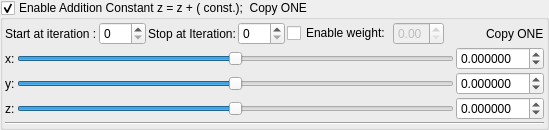
    <widget class="MyGroupBox" name="groupCheck_transform_additionConstant1_enabled">
     <property name="title">
      <string>Enable Addition Constant z = z + ( const.);  Copy ONE</string>
     </property>
     <property name="checkable">
      <bool>true</bool>
     </property>
     <layout class="QVBoxLayout" name="verticalLayout_11" stretch="0,0,0">
      <property name="spacing">
       <number>2</number>
      </property>
      <property name="leftMargin">
       <number>2</number>
      </property>
      <property name="topMargin">
       <number>2</number>
      </property>
      <property name="rightMargin">
       <number>2</number>
      </property>
      <property name="bottomMargin">
       <number>2</number>
      </property>
      <item>
       <layout class="QGridLayout" name="gridLayout_3">
        <property name="leftMargin">
         <number>0</number>
        </property>
        <property name="topMargin">
         <number>0</number>
        </property>
        <item row="0" column="3">
         <widget class="MySpinBox" name="spinboxInt_transform_additionConstant1_stop_iterations">
          <property name="sizePolicy">
           <sizepolicy hsizetype="Minimum" vsizetype="Maximum">
            <horstretch>0</horstretch>
            <verstretch>0</verstretch>
           </sizepolicy>
          </property>
          <property name="maximum">
           <number>250</number>
          </property>
         </widget>
        </item>
        <item row="0" column="2">
         <widget class="QLabel" name="label_52">
          <property name="text">
           <string>Stop at Iteration:</string>
          </property>
         </widget>
        </item>
        <item row="0" column="6">
         <widget class="MyDoubleSpinBox" name="spinbox_transform_additionConstant1_weight">
          <property name="enabled">
           <bool>false</bool>
          </property>
          <property name="sizePolicy">
           <sizepolicy hsizetype="Minimum" vsizetype="Maximum">
            <horstretch>0</horstretch>
            <verstretch>0</verstretch>
           </sizepolicy>
          </property>
          <property name="decimals">
           <number>2</number>
          </property>
          <property name="minimum">
           <double>0.000000000000000</double>
          </property>
          <property name="maximum">
           <double>1.000000000000000</double>
          </property>
          <property name="singleStep">
           <double>0.100000000000000</double>
          </property>
         </widget>
        </item>
        <item row="0" column="1">
         <widget class="MySpinBox" name="spinboxInt_transform_additionConstant1_start_iterations">
          <property name="sizePolicy">
           <sizepolicy hsizetype="Minimum" vsizetype="Maximum">
            <horstretch>0</horstretch>
            <verstretch>0</verstretch>
           </sizepolicy>
          </property>
          <property name="minimum">
           <number>0</number>
          </property>
          <property name="maximum">
           <number>250</number>
          </property>
          <property name="value">
           <number>0</number>
          </property>
         </widget>
        </item>
        <item row="0" column="8">
         <widget class="QLabel" name="label_116">
          <property name="text">
           <string>Copy ONE</string>
          </property>
         </widget>
        </item>
        <item row="0" column="0">
         <widget class="QLabel" name="label_49">
          <property name="sizePolicy">
           <sizepolicy hsizetype="Preferred" vsizetype="Preferred">
            <horstretch>0</horstretch>
            <verstretch>0</verstretch>
           </sizepolicy>
          </property>
          <property name="text">
           <string>Start at iteration :</string>
          </property>
         </widget>
        </item>
        <item row="0" column="7">
         <spacer name="horizontalSpacer_2">
          <property name="orientation">
           <enum>Qt::Horizontal</enum>
          </property>
          <property name="sizeHint" stdset="0">
           <size>
            <width>40</width>
            <height>20</height>
           </size>
          </property>
         </spacer>
        </item>
        <item row="0" column="4">
         <widget class="QCheckBox" name="checkBox_transform_additionConstant1_weight_enabled">
          <property name="text">
           <string>Enable weight:</string>
          </property>
         </widget>
        </item>
       </layout>
      </item>
      <item>
       <layout class="QGridLayout" name="gridLayout_13">
        <property name="spacing">
         <number>2</number>
        </property>
        <item row="2" column="2">
         <widget class="MyDoubleSpinBox" name="spinbox3_transform_additionConstant1_z">
          <property name="sizePolicy">
           <sizepolicy hsizetype="Minimum" vsizetype="Maximum">
            <horstretch>0</horstretch>
            <verstretch>0</verstretch>
           </sizepolicy>
          </property>
          <property name="decimals">
           <number>6</number>
          </property>
          <property name="minimum">
           <double>-99.989999999999995</double>
          </property>
          <property name="singleStep">
           <double>0.100000000000000</double>
          </property>
         </widget>
        </item>
        <item row="1" column="2">
         <widget class="MyDoubleSpinBox" name="spinbox3_transform_additionConstant1_y">
          <property name="sizePolicy">
           <sizepolicy hsizetype="Minimum" vsizetype="Maximum">
            <horstretch>0</horstretch>
            <verstretch>0</verstretch>
           </sizepolicy>
          </property>
          <property name="decimals">
           <number>6</number>
          </property>
          <property name="minimum">
           <double>-99.989999999999995</double>
          </property>
          <property name="singleStep">
           <double>0.100000000000000</double>
          </property>
         </widget>
        </item>
        <item row="0" column="2">
         <widget class="MyDoubleSpinBox" name="spinbox3_transform_additionConstant1_x">
          <property name="sizePolicy">
           <sizepolicy hsizetype="Minimum" vsizetype="Maximum">
            <horstretch>0</horstretch>
            <verstretch>0</verstretch>
           </sizepolicy>
          </property>
          <property name="prefix">
           <string/>
          </property>
          <property name="decimals">
           <number>6</number>
          </property>
          <property name="minimum">
           <double>-99.989999999999995</double>
          </property>
          <property name="singleStep">
           <double>0.100000000000000</double>
          </property>
         </widget>
        </item>
        <item row="0" column="0">
         <widget class="QLabel" name="label_3">
          <property name="text">
           <string>x:</string>
          </property>
         </widget>
        </item>
        <item row="2" column="1">
         <widget class="QSlider" name="slider3_transform_additionConstant1_z">
          <property name="sizePolicy">
           <sizepolicy hsizetype="Expanding" vsizetype="Maximum">
            <horstretch>0</horstretch>
            <verstretch>0</verstretch>
           </sizepolicy>
          </property>
          <property name="minimum">
           <number>-5000000</number>
          </property>
          <property name="maximum">
           <number>5000000</number>
          </property>
          <property name="orientation">
           <enum>Qt::Horizontal</enum>
          </property>
         </widget>
        </item>
        <item row="2" column="0">
         <widget class="QLabel" name="label_11">
          <property name="text">
           <string>z:</string>
          </property>
         </widget>
        </item>
        <item row="0" column="1">
         <widget class="QSlider" name="slider3_transform_additionConstant1_x">
          <property name="sizePolicy">
           <sizepolicy hsizetype="Expanding" vsizetype="Maximum">
            <horstretch>0</horstretch>
            <verstretch>0</verstretch>
           </sizepolicy>
          </property>
          <property name="minimum">
           <number>-5000000</number>
          </property>
          <property name="maximum">
           <number>5000000</number>
          </property>
          <property name="orientation">
           <enum>Qt::Horizontal</enum>
          </property>
         </widget>
        </item>
        <item row="1" column="0">
         <widget class="QLabel" name="label_4">
          <property name="text">
           <string>y:</string>
          </property>
         </widget>
        </item>
        <item row="1" column="1">
         <widget class="QSlider" name="slider3_transform_additionConstant1_y">
          <property name="sizePolicy">
           <sizepolicy hsizetype="Expanding" vsizetype="Maximum">
            <horstretch>0</horstretch>
            <verstretch>0</verstretch>
           </sizepolicy>
          </property>
          <property name="minimum">
           <number>-5000000</number>
          </property>
          <property name="maximum">
           <number>5000000</number>
          </property>
          <property name="orientation">
           <enum>Qt::Horizontal</enum>
          </property>
         </widget>
        </item>
       </layout>
      </item>
      <item>
       <widget class="Line" name="line_11">
        <property name="orientation">
         <enum>Qt::Horizontal</enum>
        </property>
       </widget>
      </item>
     </layout>
    </widget>
